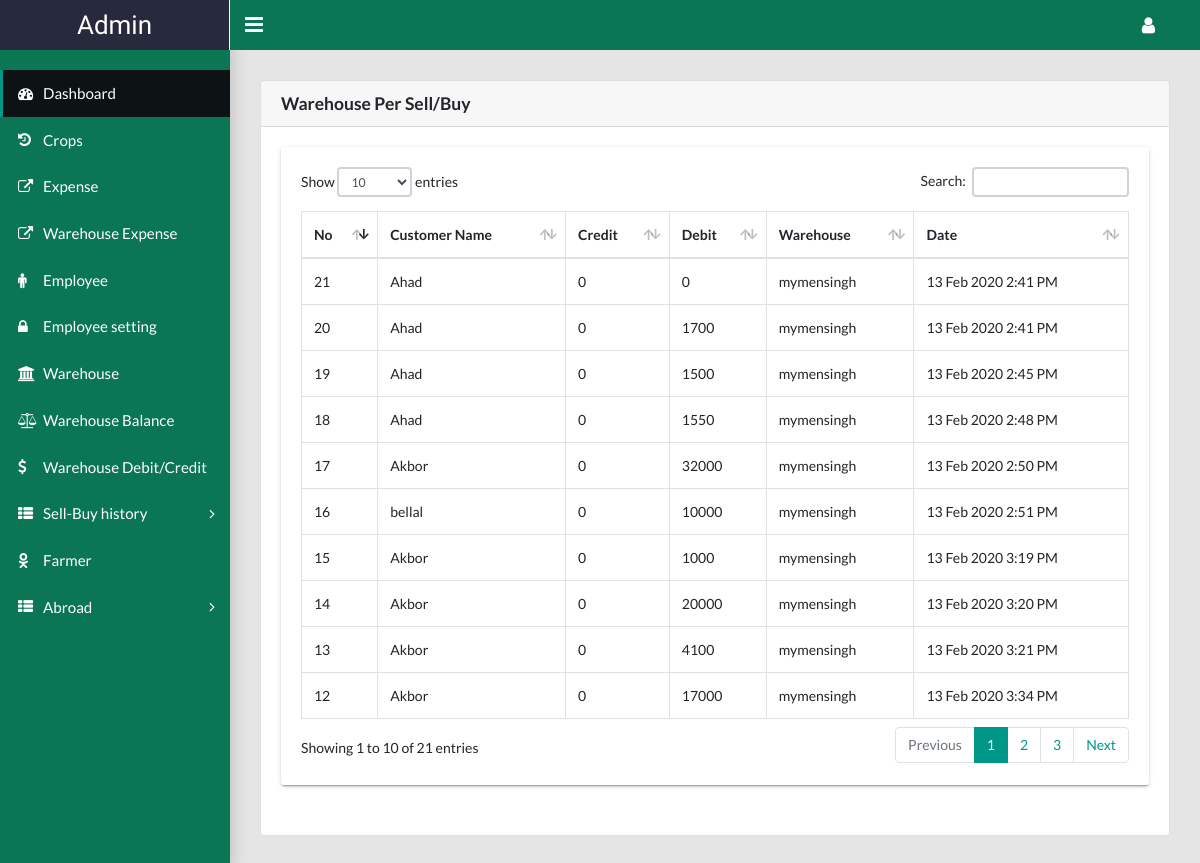
/admin/warehouseDebitCredit.phpp.php (signed in), run on the app's committed database.
### tables this page shows
CREATE TABLE `warehousedetail` (
  `id` int(11) NOT NULL,
  `warehouse` varchar(100) NOT NULL,
  `farmer` varchar(100) NOT NULL,
  `debit` double NOT NULL,
  `credit` double NOT NULL,
  `date` varchar(50) NOT NULL
);

### lib/Database.php (called while the page is built, shortened)
<?php
Class Database{
		private $host   = "localhost";
	private $user   = "root";
	private $pass   = "";
	private $dbname = "e_agri";
	public $link;
	private function connectDB(){
	$this->link = new mysqli($this->host, $this->user, $this->pass, $this->dbname);
 }
	public function select($query){
		$result = $this->link->query($query) or die($this->link->error.__LINE__);
		if($result->num_rows > 0){
			return $result;
		} else {
			return false;
		}
	}
}

### admin/warehouseDebitCredit.phpp.php (the view, shortened to what this page needs)
<?php include './header.php'; ?>
<?php include './side.php'; ?>
<main class="app-content">
    <div class="bs-component">
        <div class="card">
            <h5 class="card-header">Warehouse Per Sell/Buy</h5>
            <div class="card-body">
                <div class="row">
                    <div class="col-lg-12">
                    	<div class="tile">
                            <div class="tile-body">
                                <div class="table-responsive">
                                    <table class="table table-hover table-bordered" id="sampleTable">
                                    	<thead>
                                            <tr>
                                                <th>No</th>
                                                <th>Customer Name</th>
                                                <th>Credit</th>
                                                <th>Debit</th>
                                                <th>Warehouse</th>
                                                <th>Date</th>
                                            </tr>
                                        </thead>
                                        <tbody>
                                        	<?php
                                        	$i=0;
                                        	    $query = "SELECT * FROM warehousedetail ORDER BY id DESC";
                                                $result = $db->select($query);
                                                if($result){
                                    	            while($resultRow = $result->fetch_assoc()){
                                    	            	$i++;
                                        	        ?>
                                        	        <tr>
                                                        <th><?php echo $i; ?></th>
                                                        <th><?php echo $resultRow['farmer']; ?></th>
                                                        <th><?php echo $resultRow['credit']; ?></th>
                                                        <th><?php echo $resultRow['debit']; ?></th>
                                                        <th><?php echo $resultRow['warehouse']; ?></th>
                                                        <th><?php echo $resultRow['date']; ?></th>
                                                    </tr>
                                                    <?php
                                                    }
                                                }
                                            ?>
                                        </tbody>
                                    </table>
                                </div>
                            </div>
                        </div>
                    </div>
                </div>
            </div>
        </div>
    </div>
</main>
<?php include './footer.php'; ?>

### admin/warehouseDebitCredit.phpp.php (style rules this page uses)
tbody tr th { font-weight: normal; }

### data on the page
warehousedetail: farmer "Akbor", credit "0", debit "17000", warehouse "mymensingh", date "13 Feb 2020 3:34 PM"
warehousedetail: farmer "Akbor", credit "0", debit "4100", warehouse "mymensingh", date "13 Feb 2020 3:21 PM"
warehousedetail: farmer "Akbor", credit "0", debit "20000", warehouse "mymensingh", date "13 Feb 2020 3:20 PM"
warehousedetail: farmer "Akbor", credit "0", debit "1000", warehouse "mymensingh", date "13 Feb 2020 3:19 PM"
warehousedetail: farmer "bellal", credit "0", debit "10000", warehouse "mymensingh", date "13 Feb 2020 2:51 PM"
warehousedetail: farmer "Akbor", credit "0", debit "32000", warehouse "mymensingh", date "13 Feb 2020 2:50 PM"
warehousedetail: farmer "Ahad", credit "0", debit "1550", warehouse "mymensingh", date "13 Feb 2020 2:48 PM"
warehousedetail: farmer "Ahad", credit "0", debit "1500", warehouse "mymensingh", date "13 Feb 2020 2:45 PM"
warehousedetail: farmer "Ahad", credit "0", debit "1700", warehouse "mymensingh", date "13 Feb 2020 2:41 PM"
warehousedetail: farmer "Ahad", credit "0", debit "0", warehouse "mymensingh", date "13 Feb 2020 2:41 PM"
